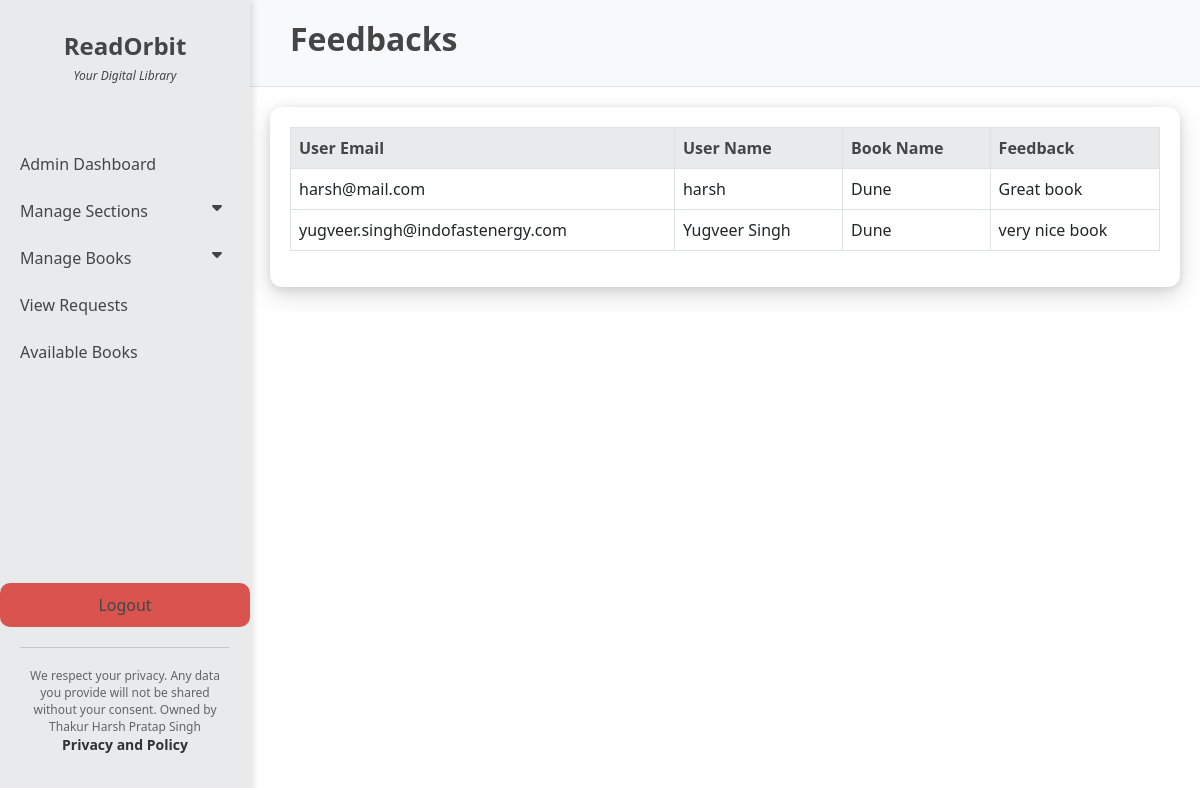
Screenshot of /feedback_list with the database file from the repository.
### models.py (models this page shows)
class Feedback(db.Model):
    __tablename__ = "feedback"
    feedback_id = db.Column(db.Integer(), primary_key=True, autoincrement=True)
    user_email = db.Column(db.String(), db.ForeignKey("user.user_email"), nullable=False)
    book_id = db.Column(db.Integer(), db.ForeignKey("book.book_id"), nullable=False)
    feedback_text = db.Column(db.String(), nullable=False)
    feedback_date = db.Column(db.DateTime(), nullable=False, default=db.func.current_timestamp())
    user = db.relationship("User", backref=db.backref("user_feedbacks", cascade="all, delete-orphan"))
    book = db.relationship("Book", backref=db.backref("book_feedbacks", cascade="all, delete-orphan"))

class User(db.Model):
    __tablename__ = "user"
    user_name = db.Column(db.String() , nullable = False)
    user_email = db.Column(db.String() , primary_key = True, nullable = False)
    user_password = db.Column(db.String() , nullable = False)
    user_books_count = db.Column(db.Integer(), default =0)

class Book(db.Model):
    __tablename__ = "book"
    book_id = db.Column(db.Integer() , primary_key = True, autoincrement =True)
    book_name = db.Column(db.String() , nullable = False)
    book_content = db.Column(db.String() , nullable = False)
    book_author_name = db.Column(db.String() , nullable = False)
    book_rating = db.Column(db.Integer())
    book_date_issued = db.Column(db.Integer())
    feedback = db.Column(db.String())
    book_return_date = db.Column(db.Integer(), default =0)
    book_sections = db.relationship("Section", secondary="book_in_section", backref="section_books")
    book_requests = db.relationship("Request_book")

### controllers.py (the view)
@app.route("/feedback_list")
def feedback_list():
    feedback_entries = Feedback.query.all()
    feedback_data = []
    for feedback_entry in feedback_entries:
        feedback_data.append({
            'user_email': feedback_entry.user_email,
            'user_name': feedback_entry.user.user_name,
            'book_name': feedback_entry.book.book_name,
            'feedback_text': feedback_entry.feedback_text
        })
    return render_template("feedback_list.html", feedback_data=feedback_data)

### templates/feedback_list.html (shortened to what this page needs)
<!DOCTYPE html>
<html lang="en">
<head>
    <link href="https://cdn.jsdelivr.net/npm/bootstrap@5.3.0-alpha1/dist/css/bootstrap.min.css" rel="stylesheet">
    <link href="https://cdnjs.cloudflare.com/ajax/libs/font-awesome/6.0.0/css/all.min.css" rel="stylesheet">
</head>
<body>
    <div class="navbar-sidebar">
        <div class="branding">
            <a href="/admin_dashboard" class="branding-link">
                <h1>ReadOrbit</h1>
                <span>Your Digital Library</span>
            </a>
        </div>
        <div class="menu-content">
            <a href="/admin_dashboard">Admin Dashboard</a>
            <button class="dropdown-btn">Manage Sections
                <i class="fa fa-caret-down"></i>
            </button>
            <button class="dropdown-btn">Manage Books
                <i class="fa fa-caret-down"></i>
            </button>
            <a href="/admin_requests">View Requests</a>
            <a href="/available_books">Available Books</a>
        </div>
        <a href="/logout" class="logout-btn">Logout</a>
        <div class="privacy-policy">
            We respect your privacy. Any data you provide will not be shared without your consent.
            Owned by Thakur Harsh Pratap Singh
            <strong>Privacy and Policy</strong>
        </div>
    </div>
    <div class="content">
        <div class="dashboard-header">
            <h1 class="dashboard-title">Feedbacks</h1>
        </div>
        <div class="table-container">
            <table class="table table-bordered table-hover">
                <thead>
                    <tr>
                        <th>User Email</th>
                        <th>User Name</th>
                        <th>Book Name</th>
                        <th>Feedback</th>
                    </tr>
                </thead>
                <tbody>
                    {% for feedback_entry in feedback_data %}
                    <tr>
                        <td>{{ feedback_entry.user_email }}</td>
                        <td>{{ feedback_entry.user_name }}</td>
                        <td>{{ feedback_entry.book_name }}</td>
                        <td>{{ feedback_entry.feedback_text }}</td>
                    </tr>
                    {% endfor %}
                </tbody>
            </table>
        </div>
    </div>
</body>
</html>

### templates/feedback_list.html (style rules this page uses)
body { font-family: 'Segoe UI', Tahoma, Geneva, Verdana, sans-serif; background-color: #ffffff; margin: 0; padding: 0; }
.navbar-sidebar { position: fixed; top: 0; left: 0; height: 100%; width: 250px; background-color: rgb(233, 234, 235); padding: 20px 0px; color: rgb(69, 69, 69); box-shadow: 4px 0 6px rgba(0, 0, 0, 0.1); z-index: 1000; display: flex; flex-direction: column; justify-content: space-between; }
.navbar-sidebar .branding { text-align: center; margin-bottom: 40px; }
.navbar-sidebar .branding h1 { font-size: 24px; font-weight: bold; margin: 2px; color: rgb(69, 69, 69); }
.navbar-sidebar .branding span { display: block; font-size: 12px; font-style: italic; padding: 4px; color: rgb(69, 69, 69); }
.menu-content { flex-grow: 1; }
.branding-link { text-align: center !important; text-decoration: none; color: rgb(69, 69, 69) !important; transition: color 0.3s ease; }
.branding-link h1 { font-size: 28px; font-weight: bold; margin: 2px; color: rgb(69, 69, 69); transition: color 0.3s ease; }
.branding-link span { font-size: 14px; font-style: italic; padding: 4px; color: rgb(100, 100, 100); background-color: transparent; }
.logout-btn { text-align: center !important; font-size: 16px; color: white; background-color: #d9534f !important ; padding: 10px 20px !important; border-radius: 10px !important; margin: 0px auto !important; text-decoration: none !important; transition: transform 0.3s ease-in-out !important; }
.privacy-policy { border-top: 1px solid rgb(200, 200, 200); padding-top: 20px; text-align: center; font-size: 12px; color: rgb(100, 100, 100); margin: 20px; line-height: 1.4; }
.privacy-policy strong { display: block; font-size: 14px; color: rgb(50, 50, 50); margin-bottom: 5px; }
.navbar-sidebar a, .dropdown-btn { display: block; color: rgb(69, 69, 69); text-decoration: none; font-size: 16px; margin-bottom: 3px; padding: 10px 20px; border: none; background: none; width: 100%; text-align: left; cursor: pointer; border-radius: 5px; }
.fa-caret-down { float: right; padding-right: 8px; transition: transform 0.3s ease; }
.content { margin-left: 250px; padding: 0px; }
.dashboard-header { background-color: #f8f9fa; padding: 20px 40px; border-bottom: 1px solid #dee2e6; margin-bottom: 20px; }
.dashboard-title { font-size: 32px; font-weight: bold; color: rgb(69, 69, 69); }
.table-container { background-color: white; padding: 20px; border-radius: 12px; box-shadow: 0 8px 24px rgba(0, 0, 0, 0.15), 0 2px 8px rgba(0, 0, 0, 0.1); margin-left: 20px; margin-right: 20px; }
.table thead th { background-color: rgb(233, 234, 235); color: rgb(69, 69, 69); }

### rows the page displays
Feedback: user_email "harsh@mail.com", feedback_text "Great book"
User: user_name "harsh"
Book: book_name "Dune" "Dune"
Feedback: user_email "yugveer.singh@indofastenergy.com", feedback_text "very nice book"
User: user_name "Yugveer Singh"
